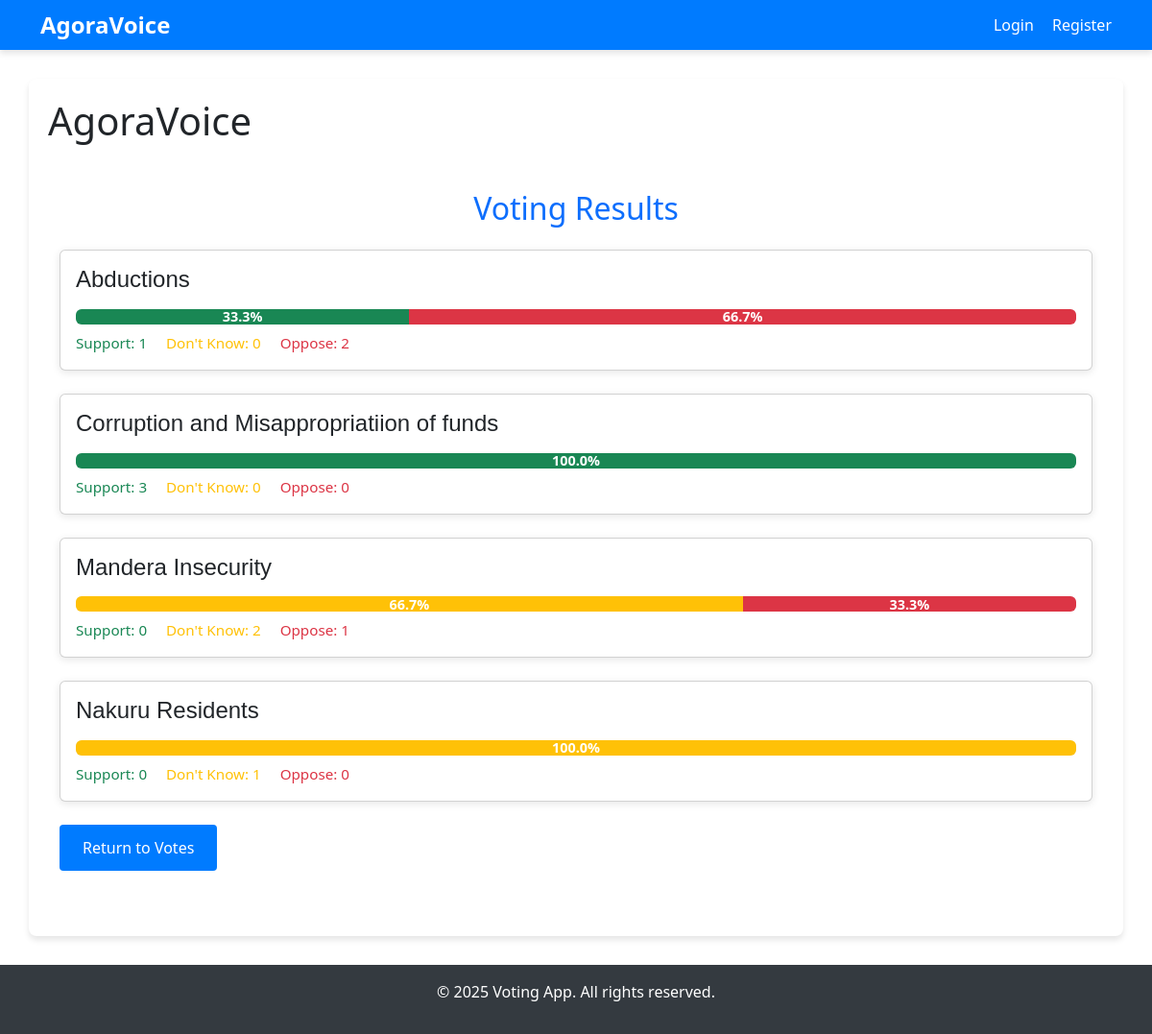
The app's page /results with its own data.
### app.py (models this page shows)
class Issue(db.Model):
    id = db.Column(db.Integer, primary_key=True)
    title = db.Column(db.String(100), nullable=False)
    description = db.Column(db.Text)
    votes = db.Column(db.Integer, default=0)
    category_id = db.Column(db.Integer, db.ForeignKey('category.id'))
    category = db.relationship('Category', backref='issues')
    created_at = db.Column(db.DateTime, default=datetime.utcnow)
    updated_at = db.Column(db.DateTime, default=datetime.utcnow, onupdate=datetime.utcnow)

### app.py (the view)
@app.route('/results')
def results():
    results_data = db.session.query(
        Issue.title,
        db.func.count(UserVote.id).filter(UserVote.vote_type == "agree").label("agree"),
        db.func.count(UserVote.id).filter(UserVote.vote_type == "not_sure").label("not_sure"),
        db.func.count(UserVote.id).filter(UserVote.vote_type == "disagree").label("disagree"),
        db.func.count(UserVote.id).label("total")
    ).join(UserVote).group_by(Issue.title).all()
    results = []
    for row in results_data:
        results.append({
            "issue": {"title": row.title},
            "agree": row.agree,
            "not_sure": row.not_sure,
            "disagree": row.disagree,
            "total": row.total
        })
    return render_template("results.html", results=results)

### app/templates/results.html (shortened to what this page needs)
{% extends "base.html" %}
{% block extra_head %}
  <link rel="stylesheet" href="{{ url_for('static', filename='results.css') }}">
  <link href="https://cdn.jsdelivr.net/npm/bootstrap@5.3.0-alpha1/dist/css/bootstrap.min.css" rel="stylesheet">
{% endblock %}
{% block content %}
<div class="results-container container my-5">
  <h2 class="text-center text-primary mb-4">Voting Results</h2>
  {% for result in results %}
    <div class="issue-result card mb-4">
      <div class="card-body">
        <h5 class="card-title">{{ result.issue.title }}</h5>
        {% if result.total > 0 %}
          {% set percent_agree = (result.agree / result.total * 100) %}
          {% set percent_not_sure = (result.not_sure / result.total * 100) %}
          {% set percent_disagree = (result.disagree / result.total * 100) %}
          <div class="progress mb-2">
            <div class="progress-bar bg-success" role="progressbar" style="width: {{ percent_agree|round(2) }}%;" aria-valuenow="{{ result.agree }}" aria-valuemin="0" aria-valuemax="{{ result.total }}">
              {{ percent_agree|round(1) }}%
            </div>
            <div class="progress-bar bg-warning" role="progressbar" style="width: {{ percent_not_sure|round(2) }}%;" aria-valuenow="{{ result.not_sure }}" aria-valuemin="0" aria-valuemax="{{ result.total }}">
              {{ percent_not_sure|round(1) }}%
            </div>
            <div class="progress-bar bg-danger" role="progressbar" style="width: {{ percent_disagree|round(2) }}%;" aria-valuenow="{{ result.disagree }}" aria-valuemin="0" aria-valuemax="{{ result.total }}">
              {{ percent_disagree|round(1) }}%
            </div>
          </div>
        {% else %}
          <p class="text-muted">No votes recorded yet.</p>
        {% endif %}
        <div class="vote-counts">
          <span class="text-success me-3">Support: {{ result.agree }}</span>
          <span class="text-warning me-3">Don't Know: {{ result.not_sure }}</span>
          <span class="text-danger">Oppose: {{ result.disagree }}</span>
        </div>
      </div>
    </div>
  {% endfor %}
  <a href="{{ url_for('index') }}" class="button">Return to Votes</a>
</div>
{% endblock %}

### static/base.css (style rules this page uses)
body { font-family: 'Poppins', sans-serif; background-color: #f8f9fa; color: #343a40; margin: 0; }

### static/results.css (style rules this page uses)
.results-container { margin-top: 2rem; }
.issue-result { border: none; border-radius: 8px; box-shadow: 0 2px 8px rgba(0, 0, 0, 0.1); }
.button { display: inline-block; padding: 0.75rem 1.5rem; background-color: #007bff; color: #fff; border-radius: 0.25rem; font-weight: 500; text-decoration: none; transition: background-color 0.3s ease; }
.issue-result .card-title { font-family: 'Poppins', sans-serif; font-size: 1.5rem; margin-bottom: 1rem; }
.progress { height: 30px; background-color: #e9ecef; border-radius: 5px; overflow: hidden; }
.progress-bar { font-weight: bold; font-size: 0.9rem; display: flex; align-items: center; justify-content: center; }
.vote-counts { font-size: 0.95rem; }

### records on screen
Issue: issue "Abductions", {{ percent_agree|round(2) }} 33.33 (drawn), percent_agree "33.3", {{ percent_disagree|round(2) }} 66.67 (drawn), percent_disagree "66.7", agree "1", not_sure "0", disagree "2"
Issue: issue "Mandera Insecurity", {{ percent_not_sure|round(2) }} 66.67 (drawn), percent_not_sure "66.7", {{ percent_disagree|round(2) }} 33.33 (drawn), percent_disagree "33.3", agree "0", not_sure "2", disagree "1"

### other values on screen
{{ result.issue.title }} "Corruption and Misappropriatiion of funds" "Nakuru Residents"
{{ percent_agree|round(1) }} "100.0"
{{ result.agree }} "3" "0"
{{ result.not_sure }} "0" "1"
{{ result.disagree }} "0" "0"
{{ percent_not_sure|round(1) }} "100.0"
{{ current_year if current_year is defined else "2025" }} "2025"
